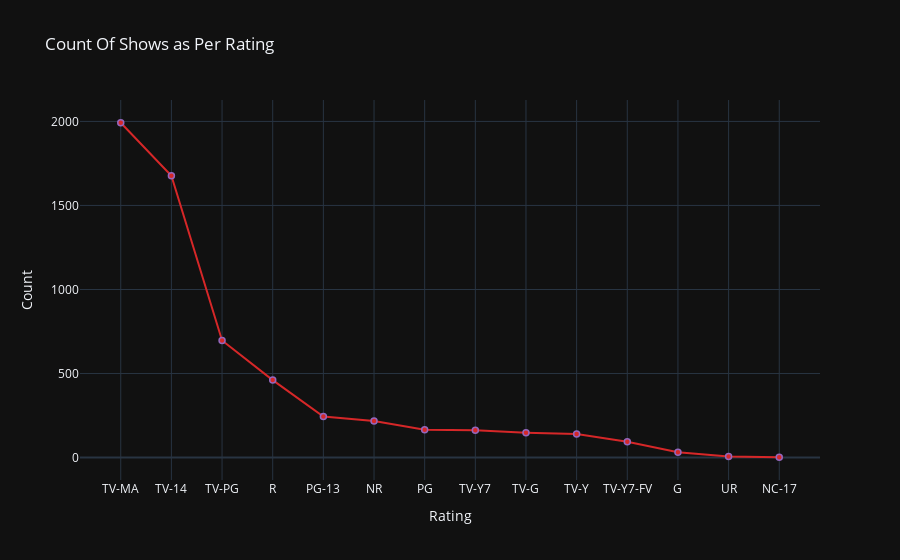

The code cell stored with this chart in its notebook:
### Markdown cell above
### Count Of Shows as Per Rating

### Code cell
temp_rating = df['rating'].value_counts().reset_index()


# create trace1
trace1 = go.Scatter(
                x = temp_rating['index'],
                y = temp_rating['rating'],
                marker = dict(color = 'rgb(214,39,40)',
                              line=dict(color='rgb(148, 103, 189)',width=1.5)))
layout = go.Layout(template= "plotly_dark",title = 'Count Of Shows as Per Rating' , xaxis = dict(title = 'Rating'), yaxis = dict(title = 'Count'))
fig = go.Figure(data = [trace1], layout = layout)
fig.show()

### Figure 1 — Plotly figure (JSON) as saved in the notebook; plotly's stock layout.template omitted (floating-point values rounded to 4 significant figures)
{"data": [{"marker": {"color": "rgb(214,39,40)", "line": {"color": "rgb(148, 103, 189)", "width": 1.5}}, "type": "scatter", "x": ["TV-MA", "TV-14", "TV-PG", "R", "PG-13", "NR", "PG", "TV-Y7", "TV-G", "TV-Y", "TV-Y7-FV", "G", "UR", "NC-17"], "y": [1992, 1677, 697, 461, 244, 218, 165, 162, 148, 140, 94, 32, 7, 2]}], "layout": {"title": {"text": "Count Of Shows as Per Rating"}, "xaxis": {"title": {"text": "Rating"}}, "yaxis": {"title": {"text": "Count"}}}}
